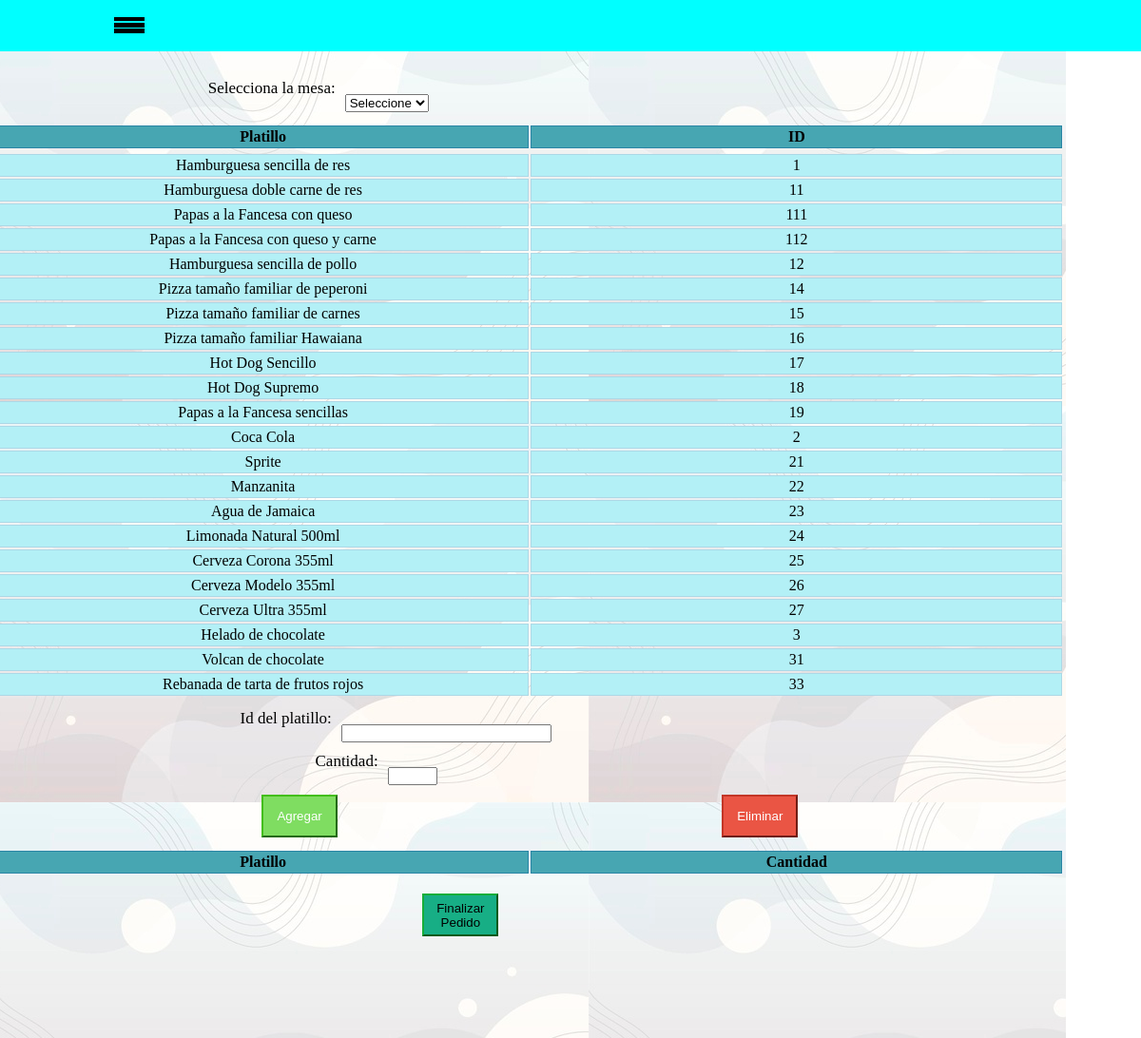
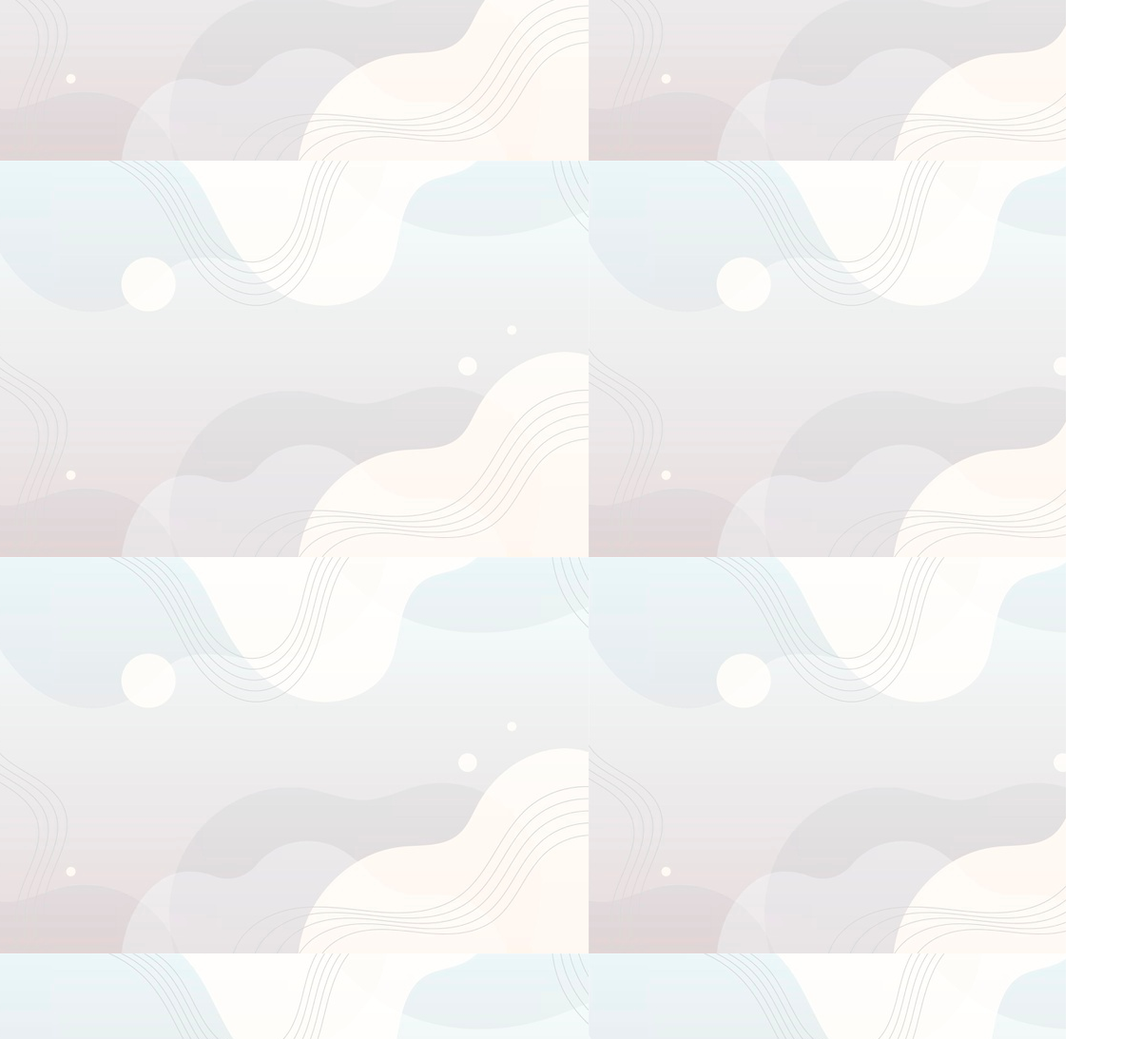
The app's page /ab-model/ab-model/php/mesas.php with its own data (2 pictures, top to bottom).
### tables this page shows
CREATE TABLE IF NOT EXISTS `platillo` (
  `ID_platillo` varchar(10) NOT NULL,
  `Nombre` varchar(50) NOT NULL,
  `Descripcion` text NOT NULL,
  `Precio` decimal(10,0) NOT NULL,
  `Existencia` int(11) NOT NULL,
  `ImagenPlatillo` varchar(20) NOT NULL,
  PRIMARY KEY (`ID_platillo`),
  UNIQUE KEY `ImagenPlatillo` (`ImagenPlatillo`)
);

### ab-model/ab-model/php/mesas.php (the view, shortened to what this page needs)
<?php
	$link = mysqli_connect("localhost", "root", "", "ab_model") or die ("<h3> Error de conexion </h3>");
	$command2 = "SELECT Nombre, ID_platillo FROM platillo";
	$query2 = mysqli_query($link, $command2);
?>
<!DOCTYPE html>
<html lang="es">
  <head>
    <link href = "/ab_model/css/mesas.css" rel="stylesheet" type="text/css">
  </head>
  <body>
    <header>
      <div class="header-container">
        <label for="btn-nav" class="btn-label">
          <div class="header-button"></div>
        </label>
      </div>
    </header>
  <nav class="menu">
    <ul>
        <li><a href="logOutM.php">Cerrar Sesion</a></li>
    </ul>
  </nav>
  	<div id = "gran_contenedor_2">
    <div id="seleccion_mesa">
      <p class="administrar_mesas">Selecciona la mesa: </p>
      <form action="mesa_orden_trad.php" id="form_1" method ="POST">
      <select class="input_position" name= "select_mesa">
      	<option value= "0" >Seleccione</option>
       </select>
    </div>
      <div id = "contenedor_tabla">
  <table class="tabla_general">
    <tr>
      <td>
         <table id = "cabecera">
           <tr>
              <th>Platillo</th>
              <th>ID</th>
           </tr>
         </table>
      </td>
    </tr>
    <tr>
      <td>
         <div id = "tabla_menu">
           <table class="tabla_general">
	           	<?php
	      			while($valores_platillo = mysqli_fetch_array($query2)){
	      			echo '
	      					<tr>
	     					<td class = "td_borde">'.$valores_platillo['Nombre'].'</td>
	      					<td class = "td_borde">'.$valores_platillo['ID_platillo'].'</td>
	      					</tr>
	      					';
	      			}
	      		?>
           </table>
         </div>
      </td>
    </tr>
  </table>
  </div>
  <div id = "id_producto">
    <p class = "administrar_mesas">Id del platillo: </p>
    <input id = "id_p" class="input_position" type="text" name="id_producto_pedido">
  </div>
  <div id = "prod_cantidad">
    <p class = "administrar_mesas">Cantidad: </p>
    <input class="input_position" type="number" name="prod_cantidad", max ="30", min="1">
  </div>
  <div id = "agregar">
    <button id="boton_agregar" name="boton_agregar" onclick="add()">Agregar</button>
  </div>
  <div id = "eliminar">
    <button id = "boton_eliminar" name="boton_eliminar" >Eliminar</button>
  </div>
  <div id = "contenedor_tabla">
  <table class="tabla_general">
    <tr>
      <td>
         <table id = "cabecera">
           <tr>
              <th>Platillo</th>
              <th>Cantidad</th>
           </tr>
         </table>
      </td>
    </tr>
  </table>
  </div>
  <form action="mesa_orden_trad.php" method="POST">
  <div id = "finalizar">
   <button id = "boton_finalizar" name="boton_finalizar">Finalizar Pedido</button>
  </div>
</form>
</div>
</body>
</html>

### ab-model/ab-model/css/mesas.css (style rules this page uses)
.tabla_general { float: left; width: 100%; padding: auto; align-items: center; border-color: black; background-color: transparent; }
#tabla_menu { float: left; width:100%; height:auto; overflow:auto; background-color: transparent; }
#gran_contenedor_2 { padding-bottom: 100%; float: left; width: auto; background-color: rgb(199, 226, 246); background-image: url("/ab_model/img/relajante.jpg"); margin-left: -7px; }
#cabecera { float: left; width: 100%; padding: auto; align-items: center; background-color: transparent; }
#contenedor_tabla { width: 100%; float: left; margin-top: 10px; }
#seleccion_mesa { float: left; width: 70%; margin-left: 20%; margin-top: 73px; font-size: 15px; }
.administrar_mesas { float: left; font-size: 17px; }
.input_position { float: left; margin-top: 16px; margin-left: 10px; }
#id_producto { width: 77%; float: left; margin-top: 10px; margin-left: 23%; }
#id_p { width: 25%; }
#prod_cantidad { width: 70%; margin-left: 30%; float: left; margin-top: 10px; }
#agregar { float: left; margin-top: 10px; margin-left: 25% }
#eliminar { float: right; margin-top: 10px; margin-right: 25%; }
#finalizar { float: left; margin-top: 15px; margin-left: 40%; }
#boton_agregar { height: 45px; width: 80px; font-size: 15; background-color: rgb(127,221,97); color: white; border-color: rgb(67, 190, 22); }
#boton_eliminar { height: 45px; width: 80px; font-size: 15; background-color: rgb(234, 85, 68); color: white; border-color: rgb(195, 54, 38); }
#boton_finalizar { height: 45px; width: 80px; font-size: 15; background-color: rgb(23, 174, 133); color: black; border-color: rgb(23, 174, 57); }
body { width: 100%; height: 100%; }
.td_borde { background-color: rgb(179, 240, 246); padding: 2px; width: 50%; border-style: solid; border-color: lightblue; border-width: 1px; text-align: center; }
th { background-color: rgb(71, 166, 178); padding: 2px; width: 50%; border-style: solid; border-color: rgb(42, 133, 165); border-width: 1px; text-align: center; }

### records on screen
platillo: Nombre "Hamburguesa sencilla de res", ID_platillo "1"
platillo: Nombre "Hamburguesa doble carne de res", ID_platillo "11"
platillo: Nombre "Papas a la Fancesa con queso", ID_platillo "111"
platillo: Nombre "Papas a la Fancesa con queso y carne", ID_platillo "112"
platillo: Nombre "Hamburguesa sencilla de pollo", ID_platillo "12"
platillo: Nombre "Pizza tamaño familiar de peperoni", ID_platillo "14"
platillo: Nombre "Pizza tamaño familiar de carnes", ID_platillo "15"
platillo: Nombre "Pizza tamaño familiar Hawaiana", ID_platillo "16"
platillo: Nombre "Hot Dog Sencillo", ID_platillo "17"
platillo: Nombre "Hot Dog Supremo", ID_platillo "18"
platillo: Nombre "Papas a la Fancesa sencillas", ID_platillo "19"
platillo: Nombre "Coca Cola", ID_platillo "2"
platillo: Nombre "Sprite", ID_platillo "21"
platillo: Nombre "Manzanita", ID_platillo "22"
platillo: Nombre "Agua de Jamaica", ID_platillo "23"
platillo: Nombre "Limonada Natural 500ml", ID_platillo "24"
platillo: Nombre "Cerveza Corona 355ml", ID_platillo "25"
platillo: Nombre "Cerveza Modelo 355ml", ID_platillo "26"
platillo: Nombre "Cerveza Ultra 355ml", ID_platillo "27"
platillo: Nombre "Helado de chocolate", ID_platillo "3"
platillo: Nombre "Volcan de chocolate", ID_platillo "31"
platillo: Nombre "Rebanada de tarta de frutos rojos", ID_platillo "33"
